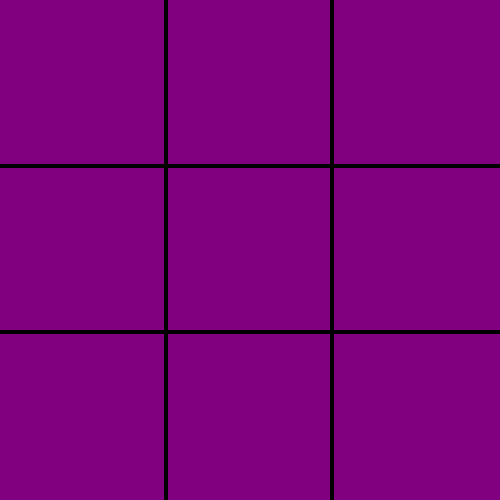
Frame 1 (no input)
Frame 60 (no input): identical to frame 1, image omitted
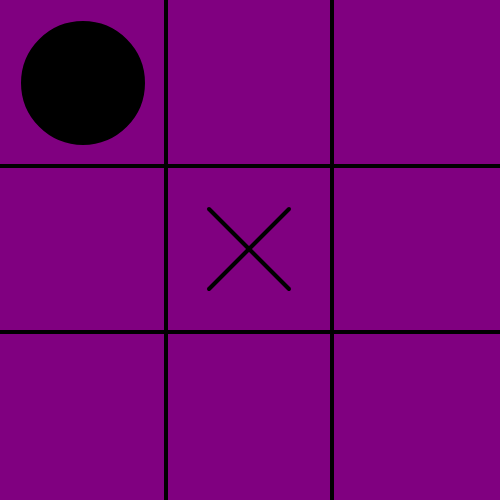
Frame 120 (the mouse pressed at the canvas centre since frame 60)

The p5.js sketch that drew these frames (run headless with seeded random() and noise() and a simulated clock; from frame 60 on, the mouse is pressed at the canvas centre):

// p5.js sketch
// ── sketch.js
//DOCUMENTED CODE:

 /*SPECIFIC MOVE NUMBER 1:
My program will counter an opening corner move to square [0][0] by
placing an ’O’ in square [1][1]
The code for this may be found at line number “ ” 
X # #   X # #
# # # → # O #
# # #   # # #  */

/*SPECIFIC MOVE NUMBER 2:
My program will counter an opening middle-top move to square [0][1] by
placing an ’O’ in square [1][1]
The code for this may be found at line number “ ” 
# X #   # X #
# # # → # O #
# # #   # # #  */

/*SPECIFIC MOVE NUMBER 3:
My program will counter an opening corner move to square [0][2] by
placing an ’O’ in square [1][1]
The code for this may be found at line number “ ” 
# # X   # # X
# # # → # O #
# # #   # # #  */

/*SPECIFIC MOVE NUMBER 4:
My program will counter an opening middle-left move to square [1][0] by
placing an ’O’ in square [1][1]
The code for this may be found at line number “ ” 
# # #   # # #
X # # → X O #
# # #   # # #  */

/*SPECIFIC MOVE NUMBER 5:
My program will counter an opening middle-right move to square [1][2] by
placing an ’O’ in square [1][1]
The code for this may be found at line number “ ” 
# # #   # # #
# # X → # O X
# # #   # # #  */

/*SPECIFIC MOVE NUMBER 6:
My program will counter an opening corner move to square [2][0] by
placing an ’O’ in square [1][1]
The code for this may be found at line number “ ” 
# # #   # # #
# # # → # O #
X # #   X # #  */

/*SPECIFIC MOVE NUMBER 7:
My program will counter an opening middle-bottom move to square [2][1] by
placing an ’O’ in square [1][1]
The code for this may be found at line number “ ” 
# # #   # # #
# # # → # O #
# X #   # X #  */

/*SPECIFIC MOVE NUMBER 8:
My program will counter an opening corner move to square [2][2] by
placing an ’O’ in square [1][1]
The code for this may be found at line number “ ” 
# # #   # # #
# # # → # O #
# # X   # # X  */

/*SPECIFIC MOVE NUMBER 9:
My program will counter an opening middle move to square [1][1] by
placing an ’O’ in square [0][0]
The code for this may be found at line number “ ” 
# # #   O # #
# X # → # X #
# # #   # # #  */

/*SPECIFIC MOVE NUMBER 10:
My program will counter an opening middle-top move to square [0][1] by
placing an ’O’ in square [1][1]

It will then counter a corner move to square [2][0] by
placing an 'O' in square [0][0]

The code for this may be found at line number “ ” 
# X #   O X #
# O # → # O #
X # #   X # #  */

/*SPECIFIC MOVE NUMBER 11:
My program will counter an opening middle-top move to square [0][1] by
placing an ’O’ in square [1][1]

It will then counter a corner move to square [2][2] by
placing an 'O' in square [0][2]

The code for this may be found at line number “ ” 
# X #   # X O
# O # → # O #
# # X   # # X  */

/*SPECIFIC MOVE NUMBER 12:
My program will counter an opening middle-bottom move to square [2][1] by
placing an ’O’ in square [1][1]

It will then counter a corner move to square [0][0] by
placing an 'O' in square [2][0]

The code for this may be found at line number “ ” 
X # #   X # #
# O # → # O #
# X #   O X #  */

/*SPECIFIC MOVE NUMBER 13:
My program will counter an opening middle-bottom move to square [2][1] by
placing an ’O’ in square [1][1]

It will then counter a corner move to square [0][2] by
placing an 'O' in square [2][2]

The code for this may be found at line number “ ” 
# # X   # # X
# O # → # O #
# X #   # X O  */

/*SPECIFIC MOVE NUMBER 14:
My program will counter an opening middle-left move to square [1][0] by
placing an ’O’ in square [1][1]

It will then counter a corner move to square [0][2] by
placing an 'O' in square [0][0]

The code for this may be found at line number “ ” 
# # X   O # X
X O # → X O #
# # #   # # #  */

/*SPECIFIC MOVE NUMBER 15:
My program will counter an opening middle-left move to square [1][0] by
placing an ’O’ in square [1][1]

It will then counter a corner move to square [2][2] by
placing an 'O' in square [2][0]

The code for this may be found at line number “ ” 
# # #   # # #
X O # → X O #
# # X   O # X */

/*SPECIFIC MOVE NUMBER 16:
My program will counter an opening middle-right move to square [1][2] by
placing an ’O’ in square [1][1]

It will then counter a corner move to square [0][0] by
placing an 'O' in square [0][2]

The code for this may be found at line number “ ” 
X # #   X # O
# O X → # O X
# # #   # # # */

/*SPECIFIC MOVE NUMBER 17:
My program will counter an opening middle-right move to square [1][2] by
placing an ’O’ in square [1][1]

It will then counter a corner move to square [2][0] by
placing an 'O' in square [2][2]

The code for this may be found at line number “ ” 
# # #   # # #
# O X → # O X
X # #   X # O */



let moveCount = 0;
//below is a hack to put together
//a "2D" array in javascript which
//does not have 2D arrays

var decisionArray = [];
for (var i = 0; i < 3; i++) {
  decisionArray[i] = [];
}

var tempArray = [];
for (var i = 0; i < 3; i++) {
  tempArray[i] = [];
}

function setup() {
  createCanvas(500, 500);
  background("purple");
  strokeWeight(4);
  textSize("12");
  stroke("black");
  line(166, 0, 166, 500);
  line(332, 0, 332, 500);
  line(0, 166, 500, 166);
  line(0, 332, 500, 332);
  //reset decisionArray with 0's
  initArray(decisionArray);
  initArray(tempArray);
  console.log(decisionArray[0][0]);
} //setup
function initArray(x) {
  for (let i = 0; i < 3; i++) {
    for (let j = 0; j < 3; j++) {
      x[i][j] = "0";
    } //for j
  } //for i
}

//grid1=decisionArray
//grid2=tempArray
//will return our best move

function computerRandomMove(grid1, grid2) {
  let row, col, squareNumber;

 
  if (moveCount == 1) {
    //nested if
    if (grid1[0][0] == "X") {
      grid1[1][1] = "O";
      return 5;
    }
  }

  if (moveCount == 1) {
    //nested if
    if (grid1[0][1] == "X") {
      grid1[1][1] = "O";
      return 5;
    }
  }

  if (moveCount == 1) {
    //nested if
    if (grid1[0][2] == "X") {
      grid1[1][1] = "O";
      return 5;
    }
  }

  if (moveCount == 1) {
    //nested if
    if (grid1[1][0] == "X") {
      grid1[1][1] = "O";
      return 5;
    }
  }

  if (moveCount == 1) {
    //nested if
    if (grid1[1][2] == "X") {
      grid1[1][1] = "O";
      return 5;
    }
  }

  if (moveCount == 1) {
    //nested if
    if (grid1[2][0] == "X") {
      grid1[1][1] = "O";
      return 5;
    }
  }

  if (moveCount == 1) {
    //nested if
    if (grid1[2][1] == "X") {
      grid1[1][1] = "O";
      return 5;
    }
  }

  if (moveCount == 1) {
    //nested if
    if (grid1[2][2] == "X") {
      grid1[1][1] = "O";
      return 5;
    }
  }

  if (moveCount == 1) {
    //nested if
    if (grid1[1][1] == "X") {
      grid1[0][0] = "O";
      return 1;
    }
  }

  if (moveCount == 3) {
    //nested if
    if (grid1[2][0] == "X" && grid1[0][1] == "X") {
      grid1[0][0] = "O";
      return 1;
    }
  }

  if (moveCount == 3) {
    //nested if
    if (grid1[2][2] == "X" && grid1[0][1] == "X") {
      grid1[0][2] = "O";
      return 3;
    }
  }

  if (moveCount == 3) {
    //nested if
    if (grid1[0][0] == "X" && grid1[2][1] == "X") {
      grid1[2][0] = "O";
      return 7;
    }
  }

  if (moveCount == 3) {
    //nested if
    if (grid1[0][2] == "X" && grid1[2][1] == "X") {
      grid1[2][2] = "O";
      return 9;
    }
  }

  if (moveCount == 3) {
    //nested if
    if (grid1[0][2] == "X" && grid1[1][0] == "X") {
      grid1[0][0] = "O";
      return 1;
    }
  }

  if (moveCount == 3) {
    //nested if
    if (grid1[2][2] == "X" && grid1[1][0] == "X") {
      grid1[0][2] = "O";
      return 7;
    }
  }

  if (moveCount == 3) {
    //nested if
    if (grid1[0][0] == "X" && grid1[1][2] == "X") {
      grid1[0][2] = "O";
      return 3;
    }
  }

  if (moveCount == 3) {
    //nested if
    if (grid1[0][2] == "X" && grid1[1][2] == "X") {
      grid1[2][2] = "O";
      return 9;
    }
  }

  if (moveCount == 3) {
    //nested if
    if (grid1[2][2] == "X" && grid1[0][0] == "X") {
      grid1[1][2] = "O";
      return 6;
    }
  }

  if (moveCount == 3) {
    //nested if
    if (grid1[2][0] == "X" && grid1[0][2] == "X") {
      grid1[1][2] = "O";
      return 6;
    }
  }

  if (moveCount == 3) {
    //nested if
    if (grid1[0][1] == "X" && grid1[1][0] == "X") {
      grid1[0][0] = "O";
      return 1;
    }
  }

  if (moveCount == 3) {
    //nested if
    if (grid1[1][2] == "X" && grid1[0][1] == "X") {
      grid1[0][2] = "O";
      return 3;
    }
  }

  if (moveCount == 3) {
    //nested if
    if (grid1[1][0] == "X" && grid1[2][1] == "X") {
      grid1[2][0] = "O";
      return 7;
    }
  }

  if (moveCount == 3) {
    //nested if
    if (grid1[1][2] == "X" && grid1[2][1] == "X") {
      grid1[2][2] = "O";
      return 9;
    }
  }

  if (moveCount == 3) {
    //nested if
    if (grid1[2][2] == "X" && grid1[1][1] == "X") {
      grid1[2][0] = "O";
      return 7;
    }
  }

  if (moveCount == 3) {
    //nested if
    if (grid1[2][0] == "X" && grid1[1][2] == "X") {
      grid1[2][2] = "O";
      return 9;
    }
  }

  //create a copy of decisionArray
  for (let i = 0; i < 3; i++) {
    for (let j = 0; j < 3; j++) {
      grid2[i][j] = grid1[i][j];
    } //for j
  } //for i

  for (let k = 1; k <= 9; k++) {
    row = floor((k - 1) / 3);
    col = (k - 1) % 3;

    //check to see if this wins
    if (grid2[row][col] == "0") {
      grid2[row][col] = "X";
      if (winConfirmed(grid2)) {
        grid1[row][col] = "O";
        return k;
      }

      grid2[row][col] = "0";
    }

    for (let k = 1; k <= 9; k++) {
      row = floor((k - 1) / 3);
      col = (k - 1) % 3;

      //check to see if this wins
      if (grid2[row][col] == "0") {
        grid2[row][col] = "O";
        if (winConfirmed(grid2)) {
          grid1[row][col] = "O";
          return k;
        }

        grid2[row][col] = "0";
      }
    }
  } //for k

  //looking for a square
  let looking = true;

  while (looking) {
    squareNumber = round(random(1, 9));
    console.log("*squareNumber" + squareNumber);

    row = floor((squareNumber - 1) / 3);
    col = (squareNumber - 1) % 3;

    if (grid1[row][col] == "0") {
      looking = false;
    } //if
  } //while

  grid1[row][col] = "O";
  console.log("squareNumber=" + squareNumber);
  return squareNumber;
} //computerRandomMove

function outputMove() {
  //enter moves into first square
  if (
    mouseX > 166 &&
    mouseX < 333 &&
    mouseY > 0 &&
    mouseY < 166 &&
    mouseIsPressed &&
    decisionArray[0][1] == "0"
  ) {
    drawX(2);
    moveCount++;
    decisionArray[0][1] = "X";
    consoleOutput(decisionArray);
  } //if

  if (
    mouseX > 0 &&
    mouseX < 166 &&
    mouseY > 0 &&
    mouseY < 166 &&
    mouseIsPressed &&
    decisionArray[0][0] == "0"
  ) {
    drawX(1);
    moveCount++;
    decisionArray[0][0] = "X";
    consoleOutput(decisionArray);
  } //if
  if (
    mouseX > 333 &&
    mouseX < 500 &&
    mouseY > 0 &&
    mouseY < 166 &&
    mouseIsPressed &&
    decisionArray[0][2] == "0"
  ) {
    drawX(3);
    moveCount++;
    decisionArray[0][2] = "X";
    consoleOutput(decisionArray);
  } //if

  if (
    mouseX > 0 &&
    mouseX < 166 &&
    mouseY > 166 &&
    mouseY < 333 &&
    mouseIsPressed &&
    decisionArray[1][0] == "0"
  ) {
    drawX(4);
    moveCount++;
    decisionArray[1][0] = "X";
    consoleOutput(decisionArray);
  } //if

  if (
    mouseX > 166 &&
    mouseX < 333 &&
    mouseY > 166 &&
    mouseY < 333 &&
    mouseIsPressed &&
    decisionArray[1][1] == "0"
  ) {
    drawX(5);
    moveCount++;
    decisionArray[1][1] = "X";
    consoleOutput(decisionArray);
  } //if

  if (
    mouseX > 333 &&
    mouseX < 500 &&
    mouseY > 166 &&
    mouseY < 333 &&
    mouseIsPressed &&
    decisionArray[1][2] == "0"
  ) {
    drawX(6);
    moveCount++;
    decisionArray[1][2] = "X";
    consoleOutput(decisionArray);
  } //if

  if (
    mouseX > 0 &&
    mouseX < 166 &&
    mouseY > 333 &&
    mouseY < 500 &&
    mouseIsPressed &&
    decisionArray[2][0] == "0"
  ) {
    drawX(7);
    moveCount++;
    decisionArray[2][0] = "X";
    consoleOutput(decisionArray);
  } //if

  if (
    mouseX > 166 &&
    mouseX < 333 &&
    mouseY > 333 &&
    mouseY < 500 &&
    mouseIsPressed &&
    decisionArray[2][1] == "0"
  ) {
    drawX(8);
    moveCount++;
    decisionArray[2][1] = "X";
    consoleOutput(decisionArray);
  } //if

  if (
    mouseX > 333 &&
    mouseX < 500 &&
    mouseY > 333 &&
    mouseY < 500 &&
    mouseIsPressed &&
    decisionArray[2][2] == "0"
  ) {
    drawX(9);
    moveCount++;
    decisionArray[2][2] = "X";
    consoleOutput(decisionArray);
  } //if
}
//as you would think
function consoleOutput(x) {
  for (var i = 0; i < 3; i++) {
    print(i + ": " + x[i][0] + " " + x[i][1] + " " + x[i][2] + " ");
  } //endfor
} //consoleoutput
function drawCircle(n) {
  fill("black");
  circle(83 + 166 * ((n - 1) % 3), 83 + 166 * floor(((n - 1) / 3) % 3), 120);
  //text(n, 83 + 166 * ((n - 1) % 3), 83 +166 * floor(((n - 1) / 3) % 3));
}
function drawX(n) {
  let x = 83 + 166 * ((n - 1) % 3);
  let y = 83 + 166 * floor(((n - 1) / 3) % 3);
  line(x - 40, y - 40, x + 40, y + 40);
  line(x - 40, y + 40, x + 40, y - 40);
}
//call out outputMove here

function winConfirmed(n) {
  if (
    (n[0][0] == n[0][1] && n[0][0] == n[0][2] && n[0][0] != "0") ||
    (n[1][0] == n[1][1] && n[1][0] == n[1][2] && n[1][0] != "0") ||
    (n[2][0] == n[2][1] && n[2][0] == n[2][2] && n[2][0] != "0") ||
    (n[0][0] == n[1][0] && n[0][0] == n[2][0] && n[0][0] != "0") ||
    (n[0][1] == n[1][1] && n[0][1] == n[2][1] && n[0][1] != "0") ||
    (n[0][2] == n[1][2] && n[0][2] == n[2][2] && n[0][2] != "0") ||
    (n[0][0] == n[1][1] && n[0][0] == n[2][2] && n[0][0] != "0") ||
    (n[0][2] == n[1][1] && n[0][2] == n[2][0] && n[0][2] != "0")
  ) {
    return true;
  } else {
    return false;
  }
} //win confirmed

function checkWin(n) {
  if (winConfirmed(n)) {
    if (moveCount % 2 == 1) {
      noLoop();
      createCanvas(500, 500);
      background("black");
      textSize(50);
      fill("white");
      textAlign(CENTER < CENTER);
      fill("green");
      text("WINNER", 120, 250);
      textAlign(CENTER < CENTER);
      text("X Wins", 150, 350);
    } else {
      noLoop();
      createCanvas(500, 500);
      background("black");
      textSize(50);
      fill("white");
      textAlign(CENTER < CENTER);
      fill("red");
      text("GAME OVER :(", 100, 250);
      textAlign(CENTER < CENTER);
      text("O Wins", 150, 350);
    }
  } else {
    if (moveCount == 9) {
      noLoop();
      createCanvas(500, 500);
      background("black");
      textSize(50);
      fill("white");
      text("Play Again", 100, 250);
      text("Draw :O", 150, 350);
    }
  }
}

function consoleOutput(x) {
  for (var i = 0; i < 3; i++) {
    print(i + ": " + x[i][0] + " " + x[i][1] + " " + x[i][2] + " ");
  }
}

function draw() {
  if (moveCount % 2 == 0) {
    outputMove();
  } else {
    let temp = computerRandomMove(decisionArray, tempArray);
    drawCircle(temp);
    moveCount++;
    consoleOutput(decisionArray);
  }
  checkWin(decisionArray);

  //outputMove()  ;
}



// ── index1.html
<!DOCTYPE html>
<html lang="en">
<head>
    <meta charset="UTF-8">
    <meta name="viewport" content="width=device-width, initial-scale=1.0">
    <title> Best Deals </title>
    <style>
        body, html {
            margin: 0;
            padding: 0;
            background:url('https://i.pinimg.com/originals/5d/ab/4d/5dab4d5e50156cb929c1b1946085bdde.jpg');"
        }
        header, #defaultBlock, #gameContainer, footer {
            max-width: 1200px; /* Limit the width of content to 1200px */
            margin: auto; /* Center the content */
        }
        header {
            text-align: center;
            margin-bottom: 20px; /* Add some space below the header */
            font-size: 24px; /* Increased font size for header */
	    color: white; /* Change color here */
        }
        #defaultBlock {
            display: flex; /* Use flexbox for equal spacing */
            flex-wrap: wrap; /* Allows items to wrap */
            justify-content: space-between; /* Distribute space between and around content items */
        }
        .block {
            flex: 1 1 300px; /* Grow, Shrink, Basis - makes flex items responsive */
            min-height: 470px;
            padding: 20px; /* Increased padding for better spacing */
            box-sizing: border-box; /* Include padding in the width */
            background-color: #f4f4f4; /* Generic light grey background, replace as needed */
            display: flex;
            flex-direction: column; /* Aligns content vertically */
            align-items: center; /* Centers content horizontally */
        }
        h2 {
            margin-top: 0;
            padding: 20px; /* Added padding to increase space around the title */
            font-size: 22px; /* Increased font size for titles */
            width: 100%;
            text-align: center;
        }
        #gameContainer {
            width: 100%; /* Ensure full width */
            min-height: 10px; /* Adjust height as needed */
            margin-top: 20px; /* Space from the above content */
            background-color: #ddd; /* Light background for the game area */
            display: flex;
            justify-content: center;
            align-items: center;
        }
	
}

    </style>
</head>
<body>
    <header>
        <h1>Best Deals To Save Money</h1>
    </header>

    <main id="defaultBlock">
        <div id="block1" class="block">
            <h2>Game & Giftcard Keys</h2>
            <p>Save Cash On Games With Mind Blowing Prices</p>

 <a href="https://www.cdkeys.com">CDkeys </a>

 <p><a href="https://www.g2a.com">G2A  </a></p>

 <p><a href="https://www.eneba.com">Eneba </a></p>

        </div>
        <div id="block2" class="block">
            <h2>Shopping</h2>
            <p>Save Cash & Earn Cashback</p>

 <a href="https://forums.redflagdeals.com/hot-deals-f9/">Red Flag Deals - Hot deals</a>

 <p><a href="https://www.rakuten.ca/referrer?referrerid=WZT5dqlC5fE%3D&src=Link">Rakuten - Coupons & Cashback (Shop With This Link Earn $30)</a></p>

 <p><a href="https://www.pricedropper.ca">Price Dropper - Shop Anything That Dropped In Price</a></p>


        </div>
        <div id="block3" class="block">
            <h2>Food</h2>

            <p>The Good Stuff</p>

            <a href="https://flipp.com/flyers">Flipp - Start Saving On Groceries</a>

            <p><a href="https://www.redflagdeals.com/deals/fast-food/">Red Flag Deals - Fast Food</a></p>

            <p><a href="https://www.toogoodtogo.com/en-ca/user">TooGoodToGo - Save The Planet At Closing Time</a></p>

        </div>
    </main>

    <!-- Game Container -->
    <div id="gameContainer">
        <!-- p5.js Game Will Load Here -->
    </div>
	
<script src="https://cdn.jsdelivr.net/npm/p5@1.6.0/lib/p5.js"></script>
    <script src="sketch.js"></script>

<div class="video-container" style="text-align: center;">
<iframe width="560" height="315" src="https://www.youtube.com/embed/8hiHE4yNuJw?si=oIjw9sNRXw0hAOig" title="YouTube video player" frameborder="0" allow="accelerometer; autoplay; clipboard-write; encrypted-media; gyroscope; picture-in-picture; web-share" referrerpolicy="strict-origin-when-cross-origin" allowfullscreen></iframe>
</div>











<center>
       
 <a href="index2.html" style="font-size: 50px; color: white;" >Next Page</a>

</center>

</body>
</html>

// ── index2.html
<HTML>
<HEAD><TITLE> Follow Me!</TITLE>

</HEAD>

<! <BODY style="background-color:red"> >
<BODY background="march1.jpg">


<h1 style="text-align:center; color: white;">Follow Me & Listen To My Playlist!</h1>
<p style="text-align:center; color:white;">for the girlies</p>




<iframe style="border-radius:12px" src="https://open.spotify.com/embed/playlist/0jS4Uz99wgeF4EVW5TH50t?utm_source=generator" width="100%" height="352" frameBorder="0" allowfullscreen="" allow="autoplay; clipboard-write; encrypted-media; fullscreen; picture-in-picture" loading="lazy"></iframe>

       

<script src="https://static.elfsight.com/platform/platform.js" data-use-service-core defer></script>
<div class="elfsight-app-5f73ee91-e701-419a-a487-e8fafbbf9d45" data-elfsight-app-lazy></div>


<div class="bottom-link">
    <a href="index1.html" style="font-size: 50px; color: white;">Previous Page</a>
</div>




</body>
</html>
